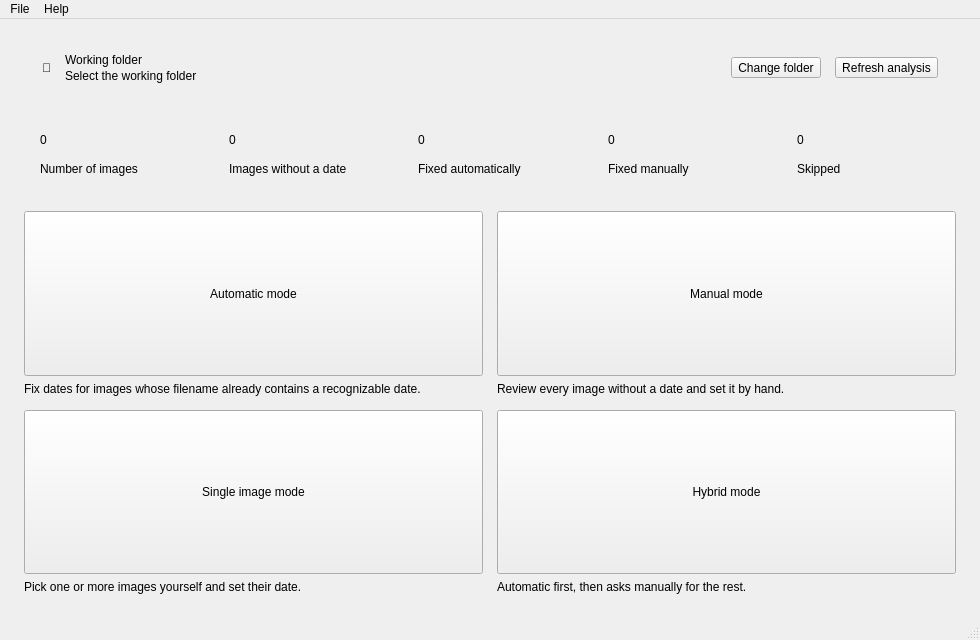
<?xml version="1.0" encoding="UTF-8"?>
<ui version="4.0">
 <class>MainWindow</class>
 <widget class="QMainWindow" name="MainWindow">
  <property name="windowModality">
   <enum>Qt::WindowModality::NonModal</enum>
  </property>
  <property name="geometry">
   <rect>
    <x>0</x>
    <y>0</y>
    <width>980</width>
    <height>640</height>
   </rect>
  </property>
  <property name="minimumSize">
   <size>
    <width>760</width>
    <height>520</height>
   </size>
  </property>
  <property name="windowTitle">
   <string>PhotoClock</string>
  </property>
  <widget class="QWidget" name="centralwidget">
   <layout class="QVBoxLayout" name="mainLayout" stretch="0,0,1">
    <property name="spacing">
     <number>18</number>
    </property>
    <property name="leftMargin">
     <number>24</number>
    </property>
    <property name="topMargin">
     <number>20</number>
    </property>
    <property name="rightMargin">
     <number>24</number>
    </property>
    <property name="bottomMargin">
     <number>24</number>
    </property>
    <item>
     <widget class="QFrame" name="headerCard">
      <property name="frameShape">
       <enum>QFrame::Shape::NoFrame</enum>
      </property>
      <layout class="QHBoxLayout" name="headerCardLayout">
       <property name="spacing">
        <number>14</number>
       </property>
       <property name="leftMargin">
        <number>18</number>
       </property>
       <property name="topMargin">
        <number>14</number>
       </property>
       <property name="rightMargin">
        <number>18</number>
       </property>
       <property name="bottomMargin">
        <number>14</number>
       </property>
       <item>
        <widget class="QLabel" name="folderIconLabel">
         <property name="text">
          <string>📁</string>
         </property>
        </widget>
       </item>
       <item>
        <layout class="QVBoxLayout" name="folderTextLayout">
         <property name="spacing">
          <number>2</number>
         </property>
         <item>
          <widget class="QLabel" name="folderCaption">
           <property name="text">
            <string>Working folder</string>
           </property>
          </widget>
         </item>
         <item>
          <widget class="QLabel" name="folderPathName">
           <property name="sizePolicy">
            <sizepolicy hsizetype="Expanding" vsizetype="Preferred">
             <horstretch>1</horstretch>
             <verstretch>0</verstretch>
            </sizepolicy>
           </property>
           <property name="text">
            <string>Select the working folder</string>
           </property>
           <property name="wordWrap">
            <bool>true</bool>
           </property>
          </widget>
         </item>
        </layout>
       </item>
       <item>
        <spacer name="headerSpacer">
         <property name="orientation">
          <enum>Qt::Orientation::Horizontal</enum>
         </property>
         <property name="sizeHint" stdset="0">
          <size>
           <width>40</width>
           <height>20</height>
          </size>
         </property>
        </spacer>
       </item>
       <item>
        <widget class="QToolButton" name="changeFolderButton">
         <property name="text">
          <string>Change folder</string>
         </property>
         <property name="icon">
          <iconset theme="QIcon::ThemeIcon::FolderNew"/>
         </property>
         <property name="autoRepeatDelay">
          <number>100</number>
         </property>
         <property name="toolButtonStyle">
          <enum>Qt::ToolButtonStyle::ToolButtonTextBesideIcon</enum>
         </property>
         <property name="arrowType">
          <enum>Qt::ArrowType::NoArrow</enum>
         </property>
        </widget>
       </item>
       <item>
        <widget class="QToolButton" name="updateDataButton">
         <property name="text">
          <string>Refresh analysis</string>
         </property>
         <property name="icon">
          <iconset theme="QIcon::ThemeIcon::ViewRefresh"/>
         </property>
         <property name="toolButtonStyle">
          <enum>Qt::ToolButtonStyle::ToolButtonTextBesideIcon</enum>
         </property>
        </widget>
       </item>
      </layout>
     </widget>
    </item>
    <item>
     <layout class="QHBoxLayout" name="statsRow">
      <property name="spacing">
       <number>14</number>
      </property>
      <item>
       <widget class="QFrame" name="statCardImages">
        <property name="frameShape">
         <enum>QFrame::Shape::NoFrame</enum>
        </property>
        <property name="minimumSize">
         <size>
          <width>0</width>
          <height>78</height>
         </size>
        </property>
        <property name="accent" stdset="0">
         <string>brand</string>
        </property>
        <layout class="QVBoxLayout" name="statCardImagesLayout">
         <property name="spacing">
          <number>4</number>
         </property>
         <property name="leftMargin">
          <number>16</number>
         </property>
         <property name="topMargin">
          <number>12</number>
         </property>
         <property name="rightMargin">
          <number>16</number>
         </property>
         <property name="bottomMargin">
          <number>12</number>
         </property>
         <item>
          <widget class="QLabel" name="statValueImages">
           <property name="text">
            <string>0</string>
           </property>
          </widget>
         </item>
         <item>
          <widget class="QLabel" name="statCaptionImages">
           <property name="text">
            <string>Number of images</string>
           </property>
           <property name="wordWrap">
            <bool>true</bool>
           </property>
          </widget>
         </item>
        </layout>
       </widget>
      </item>
      <item>
       <widget class="QFrame" name="statCardNoData">
        <property name="frameShape">
         <enum>QFrame::Shape::NoFrame</enum>
        </property>
        <property name="minimumSize">
         <size>
          <width>0</width>
          <height>78</height>
         </size>
        </property>
        <property name="accent" stdset="0">
         <string>warning</string>
        </property>
        <layout class="QVBoxLayout" name="statCardNoDataLayout">
         <property name="spacing">
          <number>4</number>
         </property>
         <property name="leftMargin">
          <number>16</number>
         </property>
         <property name="topMargin">
          <number>12</number>
         </property>
         <property name="rightMargin">
          <number>16</number>
         </property>
         <property name="bottomMargin">
          <number>12</number>
         </property>
         <item>
          <widget class="QLabel" name="statValueNoData">
           <property name="text">
            <string>0</string>
           </property>
          </widget>
         </item>
         <item>
          <widget class="QLabel" name="statCaptionNoData">
           <property name="text">
            <string>Images without a date</string>
           </property>
           <property name="wordWrap">
            <bool>true</bool>
           </property>
          </widget>
         </item>
        </layout>
       </widget>
      </item>
      <item>
       <widget class="QFrame" name="statCardFixedAuto">
        <property name="frameShape">
         <enum>QFrame::Shape::NoFrame</enum>
        </property>
        <property name="minimumSize">
         <size>
          <width>0</width>
          <height>78</height>
         </size>
        </property>
        <property name="accent" stdset="0">
         <string>success</string>
        </property>
        <layout class="QVBoxLayout" name="statCardFixedAutoLayout">
         <property name="spacing">
          <number>4</number>
         </property>
         <property name="leftMargin">
          <number>16</number>
         </property>
         <property name="topMargin">
          <number>12</number>
         </property>
         <property name="rightMargin">
          <number>16</number>
         </property>
         <property name="bottomMargin">
          <number>12</number>
         </property>
         <item>
          <widget class="QLabel" name="statValueFixedAuto">
           <property name="text">
            <string>0</string>
           </property>
          </widget>
         </item>
         <item>
          <widget class="QLabel" name="statCaptionFixedAuto">
           <property name="text">
            <string>Fixed automatically</string>
           </property>
           <property name="wordWrap">
            <bool>true</bool>
           </property>
          </widget>
         </item>
        </layout>
       </widget>
      </item>
      <item>
       <widget class="QFrame" name="statCardFixedManual">
        <property name="frameShape">
         <enum>QFrame::Shape::NoFrame</enum>
        </property>
        <property name="minimumSize">
         <size>
          <width>0</width>
          <height>78</height>
         </size>
        </property>
        <property name="accent" stdset="0">
         <string>info</string>
        </property>
        <layout class="QVBoxLayout" name="statCardFixedManualLayout">
         <property name="spacing">
          <number>4</number>
         </property>
         <property name="leftMargin">
          <number>16</number>
         </property>
         <property name="topMargin">
          <number>12</number>
         </property>
         <property name="rightMargin">
          <number>16</number>
         </property>
         <property name="bottomMargin">
          <number>12</number>
         </property>
         <item>
          <widget class="QLabel" name="statValueFixedManual">
           <property name="text">
            <string>0</string>
           </property>
          </widget>
         </item>
         <item>
          <widget class="QLabel" name="statCaptionFixedManual">
           <property name="text">
            <string>Fixed manually</string>
           </property>
           <property name="wordWrap">
            <bool>true</bool>
           </property>
          </widget>
         </item>
        </layout>
       </widget>
      </item>
      <item>
       <widget class="QFrame" name="statCardSkipped">
        <property name="frameShape">
         <enum>QFrame::Shape::NoFrame</enum>
        </property>
        <property name="minimumSize">
         <size>
          <width>0</width>
          <height>78</height>
         </size>
        </property>
        <property name="accent" stdset="0">
         <string>neutral</string>
        </property>
        <layout class="QVBoxLayout" name="statCardSkippedLayout">
         <property name="spacing">
          <number>4</number>
         </property>
         <property name="leftMargin">
          <number>16</number>
         </property>
         <property name="topMargin">
          <number>12</number>
         </property>
         <property name="rightMargin">
          <number>16</number>
         </property>
         <property name="bottomMargin">
          <number>12</number>
         </property>
         <item>
          <widget class="QLabel" name="statValueSkipped">
           <property name="text">
            <string>0</string>
           </property>
          </widget>
         </item>
         <item>
          <widget class="QLabel" name="statCaptionSkipped">
           <property name="text">
            <string>Skipped</string>
           </property>
           <property name="wordWrap">
            <bool>true</bool>
           </property>
          </widget>
         </item>
        </layout>
       </widget>
      </item>
     </layout>
    </item>
    <item>
     <layout class="QGridLayout" name="modesLayout">
      <property name="spacing">
       <number>14</number>
      </property>
      <item row="0" column="0">
       <layout class="QVBoxLayout" name="autoTileLayout">
        <property name="spacing">
         <number>6</number>
        </property>
        <item>
         <widget class="QPushButton" name="autoButton">
          <property name="minimumSize">
           <size>
            <width>0</width>
            <height>84</height>
           </size>
          </property>
          <property name="sizePolicy">
           <sizepolicy hsizetype="Expanding" vsizetype="Expanding">
            <horstretch>0</horstretch>
            <verstretch>0</verstretch>
           </sizepolicy>
          </property>
          <property name="cursor">
           <cursorShape>PointingHandCursor</cursorShape>
          </property>
          <property name="text">
           <string>Automatic mode</string>
          </property>
         </widget>
        </item>
        <item>
         <widget class="QLabel" name="autoCaption">
          <property name="text">
           <string>Fix dates for images whose filename already contains a recognizable date.</string>
          </property>
          <property name="wordWrap">
           <bool>true</bool>
          </property>
         </widget>
        </item>
       </layout>
      </item>
      <item row="0" column="1">
       <layout class="QVBoxLayout" name="manualTileLayout">
        <property name="spacing">
         <number>6</number>
        </property>
        <item>
         <widget class="QPushButton" name="manualButton">
          <property name="minimumSize">
           <size>
            <width>0</width>
            <height>84</height>
           </size>
          </property>
          <property name="sizePolicy">
           <sizepolicy hsizetype="Expanding" vsizetype="Expanding">
            <horstretch>0</horstretch>
            <verstretch>0</verstretch>
           </sizepolicy>
          </property>
          <property name="cursor">
           <cursorShape>PointingHandCursor</cursorShape>
          </property>
          <property name="text">
           <string>Manual mode</string>
          </property>
         </widget>
        </item>
        <item>
         <widget class="QLabel" name="manualCaption">
          <property name="text">
           <string>Review every image without a date and set it by hand.</string>
          </property>
          <property name="wordWrap">
           <bool>true</bool>
          </property>
         </widget>
        </item>
       </layout>
      </item>
      <item row="1" column="0">
       <layout class="QVBoxLayout" name="singleImgTileLayout">
        <property name="spacing">
         <number>6</number>
        </property>
        <item>
         <widget class="QPushButton" name="singleImgButton">
          <property name="minimumSize">
           <size>
            <width>0</width>
            <height>84</height>
           </size>
          </property>
          <property name="sizePolicy">
           <sizepolicy hsizetype="Expanding" vsizetype="Expanding">
            <horstretch>0</horstretch>
            <verstretch>0</verstretch>
           </sizepolicy>
          </property>
          <property name="cursor">
           <cursorShape>PointingHandCursor</cursorShape>
          </property>
          <property name="text">
           <string>Single image mode</string>
          </property>
         </widget>
        </item>
        <item>
         <widget class="QLabel" name="singleImgCaption">
          <property name="text">
           <string>Pick one or more images yourself and set their date.</string>
          </property>
          <property name="wordWrap">
           <bool>true</bool>
          </property>
         </widget>
        </item>
       </layout>
      </item>
      <item row="1" column="1">
       <layout class="QVBoxLayout" name="hybridTileLayout">
        <property name="spacing">
         <number>6</number>
        </property>
        <item>
         <widget class="QPushButton" name="hybridModeButton">
          <property name="minimumSize">
           <size>
            <width>0</width>
            <height>84</height>
           </size>
          </property>
          <property name="sizePolicy">
           <sizepolicy hsizetype="Expanding" vsizetype="Expanding">
            <horstretch>0</horstretch>
            <verstretch>0</verstretch>
           </sizepolicy>
          </property>
          <property name="cursor">
           <cursorShape>PointingHandCursor</cursorShape>
          </property>
          <property name="text">
           <string>Hybrid mode</string>
          </property>
         </widget>
        </item>
        <item>
         <widget class="QLabel" name="hybridCaption">
          <property name="text">
           <string>Automatic first, then asks manually for the rest.</string>
          </property>
          <property name="wordWrap">
           <bool>true</bool>
          </property>
         </widget>
        </item>
       </layout>
      </item>
     </layout>
    </item>
   </layout>
  </widget>
  <widget class="QMenuBar" name="menubar">
   <property name="geometry">
    <rect>
     <x>0</x>
     <y>0</y>
     <width>980</width>
     <height>26</height>
    </rect>
   </property>
   <widget class="QMenu" name="menuFile">
    <property name="title">
     <string>File</string>
    </property>
    <addaction name="actionSeleziona_cartella"/>
   </widget>
   <widget class="QMenu" name="menuHelp">
    <property name="title">
     <string>Help</string>
    </property>
    <addaction name="separator"/>
    <addaction name="actionGuida"/>
    <addaction name="actionCrediti"/>
   </widget>
   <addaction name="menuFile"/>
   <addaction name="menuHelp"/>
  </widget>
  <widget class="QStatusBar" name="statusbar"/>
  <action name="actionSeleziona_cartella">
   <property name="icon">
    <iconset theme="QIcon::ThemeIcon::FolderNew"/>
   </property>
   <property name="text">
    <string>Select folder</string>
   </property>
  </action>
  <action name="actionGuida">
   <property name="icon">
    <iconset theme="QIcon::ThemeIcon::HelpFaq"/>
   </property>
   <property name="text">
    <string>Help</string>
   </property>
  </action>
  <action name="actionCrediti">
   <property name="text">
    <string>Credits</string>
   </property>
  </action>
 </widget>
 <resources/>
 <connections/>
</ui>
